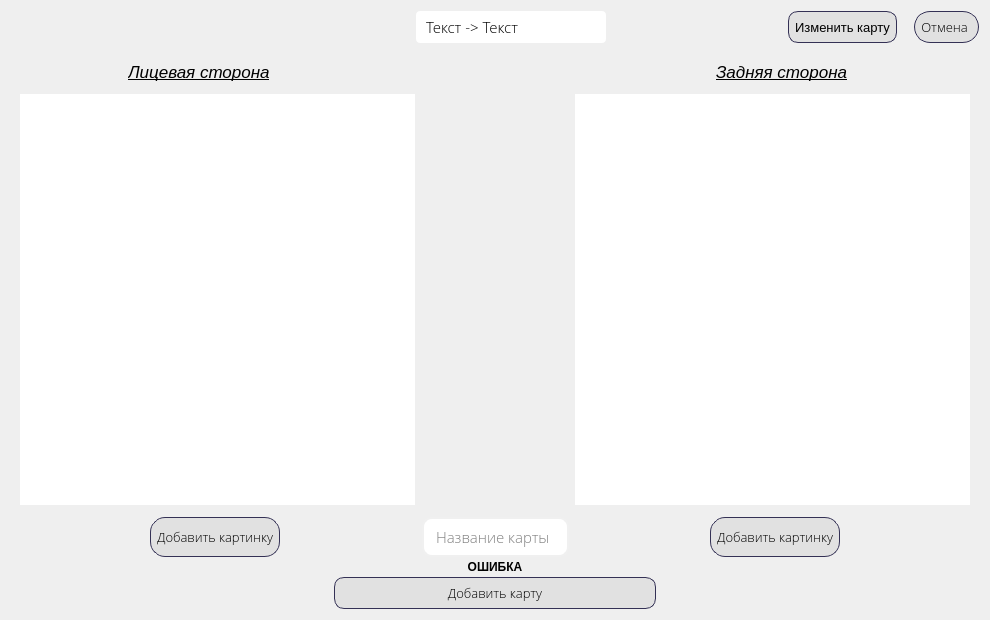
<?xml version="1.0" encoding="UTF-8"?>
<ui version="4.0">
 <class>Add_and_change_card</class>
 <widget class="QDialog" name="Add_and_change_card">
  <property name="geometry">
   <rect>
    <x>0</x>
    <y>0</y>
    <width>990</width>
    <height>620</height>
   </rect>
  </property>
  <property name="minimumSize">
   <size>
    <width>990</width>
    <height>620</height>
   </size>
  </property>
  <property name="focusPolicy">
   <enum>Qt::StrongFocus</enum>
  </property>
  <property name="windowTitle">
   <string>Добавление карты</string>
  </property>
  <property name="windowIcon">
   <iconset>
    <normaloff>photo_data/add_icon.png</normaloff>photo_data/add_icon.png</iconset>
  </property>
  <layout class="QGridLayout" name="gridLayout">
   <item row="0" column="0">
    <layout class="QVBoxLayout" name="verticalLayout_6">
     <property name="spacing">
      <number>3</number>
     </property>
     <item>
      <layout class="QHBoxLayout" name="horizontalLayout_3">
       <property name="spacing">
        <number>2</number>
       </property>
       <item>
        <spacer name="horizontalSpacer_13">
         <property name="orientation">
          <enum>Qt::Horizontal</enum>
         </property>
         <property name="sizeHint" stdset="0">
          <size>
           <width>40</width>
           <height>20</height>
          </size>
         </property>
        </spacer>
       </item>
       <item>
        <spacer name="horizontalSpacer_20">
         <property name="orientation">
          <enum>Qt::Horizontal</enum>
         </property>
         <property name="sizeType">
          <enum>QSizePolicy::Preferred</enum>
         </property>
         <property name="sizeHint" stdset="0">
          <size>
           <width>264</width>
           <height>20</height>
          </size>
         </property>
        </spacer>
       </item>
       <item>
        <widget class="QComboBox" name="comboBox">
         <property name="sizePolicy">
          <sizepolicy hsizetype="Preferred" vsizetype="Preferred">
           <horstretch>0</horstretch>
           <verstretch>0</verstretch>
          </sizepolicy>
         </property>
         <property name="minimumSize">
          <size>
           <width>190</width>
           <height>0</height>
          </size>
         </property>
         <property name="font">
          <font>
           <family>Open Sans Light</family>
           <pointsize>11</pointsize>
          </font>
         </property>
         <property name="toolTip">
          <string>Типы карточек</string>
         </property>
         <property name="layoutDirection">
          <enum>Qt::LeftToRight</enum>
         </property>
         <property name="styleSheet">
          <string notr="true">/* Стиль для коибо */
#comboBox{
	border: 1 px solid #ced4da;
	border-radius: 4px;
	padding-left: 10px;}

/* Стиль для арены со стрелкой */
#comboBox::drop-down{
	border:0px;}

#comboBox::down-arrow{
	image: url(ui/photo_data/down_arrow_list.png);
	width: 13 px;
	height: 13px;
	margin-right: 15px;
}

#comboBox:on{
	border: 4px solid #c2dbfe;
}


#comboBox QListView{
	font-size: 12px;
	border: 1px solid rgba(0, 0, 0, 10%);
	border-radius: 8px;
	padding: 5px;
	background-color: #fff;
	outline: 0px;
}

#comboBox QListView::item{
	padding-left: 10px;
	background-color: #fff;
}

#comboBox QListView::item:hover{
	background-color: #1e90ff;
}

#comboBox QListView::item:selected{
	background-color: #1e90ff;
}</string>
         </property>
         <item>
          <property name="text">
           <string>Текст -&gt; Текст</string>
          </property>
         </item>
         <item>
          <property name="text">
           <string>Текст -&gt; Картинка</string>
          </property>
         </item>
         <item>
          <property name="text">
           <string>Картинка -&gt; Текст</string>
          </property>
         </item>
         <item>
          <property name="text">
           <string>Картинка -&gt; Картинка</string>
          </property>
         </item>
        </widget>
       </item>
       <item>
        <spacer name="horizontalSpacer_19">
         <property name="orientation">
          <enum>Qt::Horizontal</enum>
         </property>
         <property name="sizeType">
          <enum>QSizePolicy::Preferred</enum>
         </property>
         <property name="sizeHint" stdset="0">
          <size>
           <width>39</width>
           <height>20</height>
          </size>
         </property>
        </spacer>
       </item>
       <item>
        <spacer name="horizontalSpacer_2">
         <property name="orientation">
          <enum>Qt::Horizontal</enum>
         </property>
         <property name="sizeType">
          <enum>QSizePolicy::Expanding</enum>
         </property>
         <property name="sizeHint" stdset="0">
          <size>
           <width>40</width>
           <height>20</height>
          </size>
         </property>
        </spacer>
       </item>
       <item>
        <widget class="QPushButton" name="btn_change_card">
         <property name="sizePolicy">
          <sizepolicy hsizetype="Preferred" vsizetype="Preferred">
           <horstretch>0</horstretch>
           <verstretch>0</verstretch>
          </sizepolicy>
         </property>
         <property name="font">
          <font>
           <pointsize>10</pointsize>
          </font>
         </property>
         <property name="toolTip">
          <string>Начать процесс редактирования карты</string>
         </property>
         <property name="styleSheet">
          <string notr="true">QPushButton {
background-color: rgb(225, 225, 225);
border: 1px solid #343155; 
padding: 6px; border-radius: 10px;}

QPushButton:hover, QPushButton:clicked { 
background-color: rgb(208, 208, 208); 
border: 1px solid rgb(255, 152, 1);}
QPushButton:pressed {
background-color: rgb(218, 127, 0);}</string>
         </property>
         <property name="text">
          <string>Изменить карту</string>
         </property>
         <property name="icon">
          <iconset>
           <normaloff>photo_data/pencil.png</normaloff>photo_data/pencil.png</iconset>
         </property>
        </widget>
       </item>
       <item>
        <spacer name="horizontalSpacer_16">
         <property name="orientation">
          <enum>Qt::Horizontal</enum>
         </property>
         <property name="sizeType">
          <enum>QSizePolicy::Preferred</enum>
         </property>
         <property name="sizeHint" stdset="0">
          <size>
           <width>15</width>
           <height>20</height>
          </size>
         </property>
        </spacer>
       </item>
       <item>
        <widget class="QPushButton" name="btn_cancel">
         <property name="sizePolicy">
          <sizepolicy hsizetype="Preferred" vsizetype="Preferred">
           <horstretch>0</horstretch>
           <verstretch>0</verstretch>
          </sizepolicy>
         </property>
         <property name="font">
          <font>
           <family>Open Sans Light</family>
           <pointsize>10</pointsize>
          </font>
         </property>
         <property name="toolTip">
          <string>Выйти в меню</string>
         </property>
         <property name="styleSheet">
          <string notr="true">QPushButton {
background-color: rgb(225, 225, 225);
border: 1px solid #343155;
padding: 6px; border-radius: 16px; padding-right: 10px}

QPushButton:hover, QPushButton:clicked { 
background-color: rgb(208, 208, 208); 
border: 1px solid rgb(225, 78, 78);}
QPushButton:pressed {
background-color:rgb(211, 79, 79);}</string>
         </property>
         <property name="text">
          <string>Отмена</string>
         </property>
         <property name="icon">
          <iconset>
           <normaloff>photo_data/cross.png</normaloff>photo_data/cross.png</iconset>
         </property>
         <property name="autoDefault">
          <bool>false</bool>
         </property>
        </widget>
       </item>
      </layout>
     </item>
     <item>
      <spacer name="verticalSpacer">
       <property name="orientation">
        <enum>Qt::Vertical</enum>
       </property>
       <property name="sizeType">
        <enum>QSizePolicy::Minimum</enum>
       </property>
       <property name="sizeHint" stdset="0">
        <size>
         <width>20</width>
         <height>16</height>
        </size>
       </property>
      </spacer>
     </item>
     <item>
      <layout class="QHBoxLayout" name="horizontalLayout_2">
       <item>
        <spacer name="horizontalSpacer_9">
         <property name="orientation">
          <enum>Qt::Horizontal</enum>
         </property>
         <property name="sizeHint" stdset="0">
          <size>
           <width>155</width>
           <height>20</height>
          </size>
         </property>
        </spacer>
       </item>
       <item>
        <spacer name="horizontalSpacer">
         <property name="orientation">
          <enum>Qt::Horizontal</enum>
         </property>
         <property name="sizeType">
          <enum>QSizePolicy::Preferred</enum>
         </property>
         <property name="sizeHint" stdset="0">
          <size>
           <width>22</width>
           <height>20</height>
          </size>
         </property>
        </spacer>
       </item>
       <item>
        <widget class="QLabel" name="label">
         <property name="sizePolicy">
          <sizepolicy hsizetype="Expanding" vsizetype="Preferred">
           <horstretch>0</horstretch>
           <verstretch>0</verstretch>
          </sizepolicy>
         </property>
         <property name="font">
          <font>
           <pointsize>13</pointsize>
           <italic>true</italic>
           <underline>true</underline>
          </font>
         </property>
         <property name="text">
          <string>Лицевая сторона</string>
         </property>
        </widget>
       </item>
       <item>
        <spacer name="horizontalSpacer_14">
         <property name="orientation">
          <enum>Qt::Horizontal</enum>
         </property>
         <property name="sizeType">
          <enum>QSizePolicy::Preferred</enum>
         </property>
         <property name="sizeHint" stdset="0">
          <size>
           <width>184</width>
           <height>20</height>
          </size>
         </property>
        </spacer>
       </item>
       <item>
        <spacer name="horizontalSpacer_8">
         <property name="orientation">
          <enum>Qt::Horizontal</enum>
         </property>
         <property name="sizeType">
          <enum>QSizePolicy::Expanding</enum>
         </property>
         <property name="sizeHint" stdset="0">
          <size>
           <width>334</width>
           <height>20</height>
          </size>
         </property>
        </spacer>
       </item>
       <item>
        <spacer name="horizontalSpacer_15">
         <property name="orientation">
          <enum>Qt::Horizontal</enum>
         </property>
         <property name="sizeType">
          <enum>QSizePolicy::Preferred</enum>
         </property>
         <property name="sizeHint" stdset="0">
          <size>
           <width>40</width>
           <height>20</height>
          </size>
         </property>
        </spacer>
       </item>
       <item>
        <widget class="QLabel" name="label_2">
         <property name="sizePolicy">
          <sizepolicy hsizetype="Expanding" vsizetype="Preferred">
           <horstretch>0</horstretch>
           <verstretch>0</verstretch>
          </sizepolicy>
         </property>
         <property name="font">
          <font>
           <pointsize>13</pointsize>
           <italic>true</italic>
           <underline>true</underline>
          </font>
         </property>
         <property name="text">
          <string>Задняя сторона</string>
         </property>
        </widget>
       </item>
       <item>
        <spacer name="horizontalSpacer_10">
         <property name="orientation">
          <enum>Qt::Horizontal</enum>
         </property>
         <property name="sizeType">
          <enum>QSizePolicy::Preferred</enum>
         </property>
         <property name="sizeHint" stdset="0">
          <size>
           <width>169</width>
           <height>20</height>
          </size>
         </property>
        </spacer>
       </item>
      </layout>
     </item>
     <item>
      <layout class="QHBoxLayout" name="horizontalLayout">
       <item>
        <widget class="QStackedWidget" name="stackedWidget_front">
         <property name="sizePolicy">
          <sizepolicy hsizetype="Ignored" vsizetype="Expanding">
           <horstretch>0</horstretch>
           <verstretch>0</verstretch>
          </sizepolicy>
         </property>
         <property name="frameShape">
          <enum>QFrame::NoFrame</enum>
         </property>
         <property name="currentIndex">
          <number>0</number>
         </property>
         <widget class="QWidget" name="page_2">
          <layout class="QVBoxLayout" name="verticalLayout_2">
           <item>
            <widget class="QTextEdit" name="textEdit_front">
             <property name="font">
              <font>
               <family>Open Sans Light</family>
               <pointsize>11</pointsize>
              </font>
             </property>
             <property name="styleSheet">
              <string notr="true">QTextEdit{border:0px;}</string>
             </property>
             <property name="html">
              <string>&lt;!DOCTYPE HTML PUBLIC &quot;-//W3C//DTD HTML 4.0//EN&quot; &quot;http://www.w3.org/TR/REC-html40/strict.dtd&quot;&gt;
&lt;html&gt;&lt;head&gt;&lt;meta name=&quot;qrichtext&quot; content=&quot;1&quot; /&gt;&lt;style type=&quot;text/css&quot;&gt;
p, li { white-space: pre-wrap; }
&lt;/style&gt;&lt;/head&gt;&lt;body style=&quot; font-family:'Open Sans Light'; font-size:11pt; font-weight:400; font-style:normal;&quot;&gt;
&lt;p style=&quot;-qt-paragraph-type:empty; margin-top:0px; margin-bottom:0px; margin-left:0px; margin-right:0px; -qt-block-indent:0; text-indent:0px; font-family:'MS Shell Dlg 2';&quot;&gt;&lt;br /&gt;&lt;/p&gt;&lt;/body&gt;&lt;/html&gt;</string>
             </property>
            </widget>
           </item>
          </layout>
         </widget>
         <widget class="QWidget" name="page">
          <layout class="QVBoxLayout" name="verticalLayout">
           <item>
            <widget class="QLabel" name="label_photo_front">
             <property name="text">
              <string/>
             </property>
             <property name="scaledContents">
              <bool>true</bool>
             </property>
            </widget>
           </item>
          </layout>
         </widget>
        </widget>
       </item>
       <item>
        <spacer name="horizontalSpacer_7">
         <property name="orientation">
          <enum>Qt::Horizontal</enum>
         </property>
         <property name="sizeType">
          <enum>QSizePolicy::Preferred</enum>
         </property>
         <property name="sizeHint" stdset="0">
          <size>
           <width>139</width>
           <height>20</height>
          </size>
         </property>
        </spacer>
       </item>
       <item>
        <widget class="QStackedWidget" name="stackedWidget_back">
         <property name="sizePolicy">
          <sizepolicy hsizetype="Ignored" vsizetype="Expanding">
           <horstretch>0</horstretch>
           <verstretch>0</verstretch>
          </sizepolicy>
         </property>
         <property name="currentIndex">
          <number>0</number>
         </property>
         <widget class="QWidget" name="page_3">
          <layout class="QVBoxLayout" name="verticalLayout_4">
           <item>
            <widget class="QTextEdit" name="textEdit_back">
             <property name="font">
              <font>
               <family>Open Sans Light</family>
               <pointsize>11</pointsize>
              </font>
             </property>
             <property name="styleSheet">
              <string notr="true">QTextEdit{border:0px;}</string>
             </property>
             <property name="html">
              <string>&lt;!DOCTYPE HTML PUBLIC &quot;-//W3C//DTD HTML 4.0//EN&quot; &quot;http://www.w3.org/TR/REC-html40/strict.dtd&quot;&gt;
&lt;html&gt;&lt;head&gt;&lt;meta name=&quot;qrichtext&quot; content=&quot;1&quot; /&gt;&lt;style type=&quot;text/css&quot;&gt;
p, li { white-space: pre-wrap; }
&lt;/style&gt;&lt;/head&gt;&lt;body style=&quot; font-family:'Open Sans Light'; font-size:11pt; font-weight:400; font-style:normal;&quot;&gt;
&lt;p style=&quot;-qt-paragraph-type:empty; margin-top:0px; margin-bottom:0px; margin-left:0px; margin-right:0px; -qt-block-indent:0; text-indent:0px;&quot;&gt;&lt;br /&gt;&lt;/p&gt;&lt;/body&gt;&lt;/html&gt;</string>
             </property>
            </widget>
           </item>
          </layout>
         </widget>
         <widget class="QWidget" name="page_4">
          <layout class="QVBoxLayout" name="verticalLayout_3">
           <item>
            <widget class="QLabel" name="label_photo_back">
             <property name="text">
              <string/>
             </property>
            </widget>
           </item>
          </layout>
         </widget>
        </widget>
       </item>
      </layout>
     </item>
     <item>
      <layout class="QVBoxLayout" name="verticalLayout_5">
       <item>
        <layout class="QHBoxLayout" name="horizontalLayout_4">
         <item>
          <spacer name="horizontalSpacer_6">
           <property name="orientation">
            <enum>Qt::Horizontal</enum>
           </property>
           <property name="sizeHint" stdset="0">
            <size>
             <width>40</width>
             <height>20</height>
            </size>
           </property>
          </spacer>
         </item>
         <item>
          <widget class="QPushButton" name="btn_add_photo_front">
           <property name="enabled">
            <bool>true</bool>
           </property>
           <property name="sizePolicy">
            <sizepolicy hsizetype="Preferred" vsizetype="Preferred">
             <horstretch>0</horstretch>
             <verstretch>0</verstretch>
            </sizepolicy>
           </property>
           <property name="font">
            <font>
             <family>Open Sans Light</family>
             <pointsize>10</pointsize>
            </font>
           </property>
           <property name="toolTip">
            <string>Картинка на лицевую сторону</string>
           </property>
           <property name="styleSheet">
            <string notr="true">QPushButton {
background-color: rgb(225, 225, 225);
border: 1px solid #343155;
padding: 6px; border-radius: 15px;}

QPushButton:hover, QPushButton:clicked { 
background-color: rgb(208, 208, 208); 
border: 1px solid rgb(171, 226, 81);}
QPushButton:pressed {
background-color:rgb(85, 255, 127) ;}</string>
           </property>
           <property name="text">
            <string>Добавить картинку</string>
           </property>
           <property name="icon">
            <iconset>
             <normaloff>photo_data/plus.png</normaloff>photo_data/plus.png</iconset>
           </property>
           <property name="autoDefault">
            <bool>false</bool>
           </property>
          </widget>
         </item>
         <item>
          <spacer name="horizontalSpacer_3">
           <property name="orientation">
            <enum>Qt::Horizontal</enum>
           </property>
           <property name="sizeHint" stdset="0">
            <size>
             <width>40</width>
             <height>20</height>
            </size>
           </property>
          </spacer>
         </item>
         <item>
          <widget class="QLineEdit" name="lineEdit_card_name">
           <property name="sizePolicy">
            <sizepolicy hsizetype="Expanding" vsizetype="Preferred">
             <horstretch>0</horstretch>
             <verstretch>0</verstretch>
            </sizepolicy>
           </property>
           <property name="minimumSize">
            <size>
             <width>0</width>
             <height>40</height>
            </size>
           </property>
           <property name="font">
            <font>
             <family>Open Sans Light</family>
             <pointsize>11</pointsize>
            </font>
           </property>
           <property name="toolTip">
            <string>Название карты</string>
           </property>
           <property name="styleSheet">
            <string notr="true">QLineEdit{
	border: 2px solid rgb(240, 240, 240);
	border-radius: 10px;
	padding-left: 10px;
	padding-right: 10px;
	}

QLineEdit:hover{
	border: 2px solid rgb(211, 211, 211)
	}
QLineEdit:focus{
	border: 2px solid rgb(85, 170, 255);
	}</string>
           </property>
           <property name="readOnly">
            <bool>true</bool>
           </property>
           <property name="placeholderText">
            <string>Название карты</string>
           </property>
          </widget>
         </item>
         <item>
          <spacer name="horizontalSpacer_4">
           <property name="orientation">
            <enum>Qt::Horizontal</enum>
           </property>
           <property name="sizeHint" stdset="0">
            <size>
             <width>40</width>
             <height>20</height>
            </size>
           </property>
          </spacer>
         </item>
         <item>
          <widget class="QPushButton" name="btn_add_photo_back">
           <property name="sizePolicy">
            <sizepolicy hsizetype="Preferred" vsizetype="Preferred">
             <horstretch>0</horstretch>
             <verstretch>0</verstretch>
            </sizepolicy>
           </property>
           <property name="font">
            <font>
             <family>Open Sans Light</family>
             <pointsize>10</pointsize>
            </font>
           </property>
           <property name="toolTip">
            <string>Картинка на заднюю сторону</string>
           </property>
           <property name="styleSheet">
            <string notr="true">QPushButton {
background-color: rgb(225, 225, 225);
border: 1px solid #343155;
padding: 6px; border-radius: 15px;}

QPushButton:hover, QPushButton:clicked { 
background-color: rgb(208, 208, 208); 
border: 1px solid rgb(171, 226, 81);}
QPushButton:pressed {
background-color:rgb(85, 255, 127) ;}</string>
           </property>
           <property name="text">
            <string>Добавить картинку</string>
           </property>
           <property name="icon">
            <iconset>
             <normaloff>photo_data/plus.png</normaloff>photo_data/plus.png</iconset>
           </property>
           <property name="autoDefault">
            <bool>false</bool>
           </property>
          </widget>
         </item>
         <item>
          <spacer name="horizontalSpacer_5">
           <property name="orientation">
            <enum>Qt::Horizontal</enum>
           </property>
           <property name="sizeHint" stdset="0">
            <size>
             <width>40</width>
             <height>20</height>
            </size>
           </property>
          </spacer>
         </item>
        </layout>
       </item>
       <item>
        <widget class="QLabel" name="label_error">
         <property name="font">
          <font>
           <pointsize>9</pointsize>
           <weight>75</weight>
           <bold>true</bold>
          </font>
         </property>
         <property name="text">
          <string>ОШИБКА</string>
         </property>
         <property name="alignment">
          <set>Qt::AlignCenter</set>
         </property>
        </widget>
       </item>
       <item>
        <layout class="QHBoxLayout" name="horizontalLayout_5">
         <item>
          <spacer name="horizontalSpacer_11">
           <property name="orientation">
            <enum>Qt::Horizontal</enum>
           </property>
           <property name="sizeHint" stdset="0">
            <size>
             <width>40</width>
             <height>20</height>
            </size>
           </property>
          </spacer>
         </item>
         <item>
          <widget class="QPushButton" name="btn_event_card">
           <property name="sizePolicy">
            <sizepolicy hsizetype="Expanding" vsizetype="Fixed">
             <horstretch>0</horstretch>
             <verstretch>0</verstretch>
            </sizepolicy>
           </property>
           <property name="font">
            <font>
             <family>Open Sans Light</family>
             <pointsize>10</pointsize>
            </font>
           </property>
           <property name="toolTip">
            <string>Изменить карту в коллекции</string>
           </property>
           <property name="styleSheet">
            <string notr="true">QPushButton {
background-color: rgb(225, 225, 225);
border: 1px solid #343155;
padding: 6px; border-radius: 10px;}

QPushButton:hover, QPushButton:clicked { 
background-color: rgb(208, 208, 208); 
border: 1px solid rgb(171, 226, 81);}
QPushButton:pressed {
background-color:rgb(153, 218, 51) ;}</string>
           </property>
           <property name="text">
            <string>Добавить карту</string>
           </property>
           <property name="icon">
            <iconset>
             <normaloff>photo_data/check_mark.png</normaloff>photo_data/check_mark.png</iconset>
           </property>
           <property name="autoDefault">
            <bool>false</bool>
           </property>
          </widget>
         </item>
         <item>
          <spacer name="horizontalSpacer_12">
           <property name="orientation">
            <enum>Qt::Horizontal</enum>
           </property>
           <property name="sizeHint" stdset="0">
            <size>
             <width>40</width>
             <height>20</height>
            </size>
           </property>
          </spacer>
         </item>
        </layout>
       </item>
      </layout>
     </item>
    </layout>
   </item>
  </layout>
 </widget>
 <resources/>
 <connections/>
</ui>
